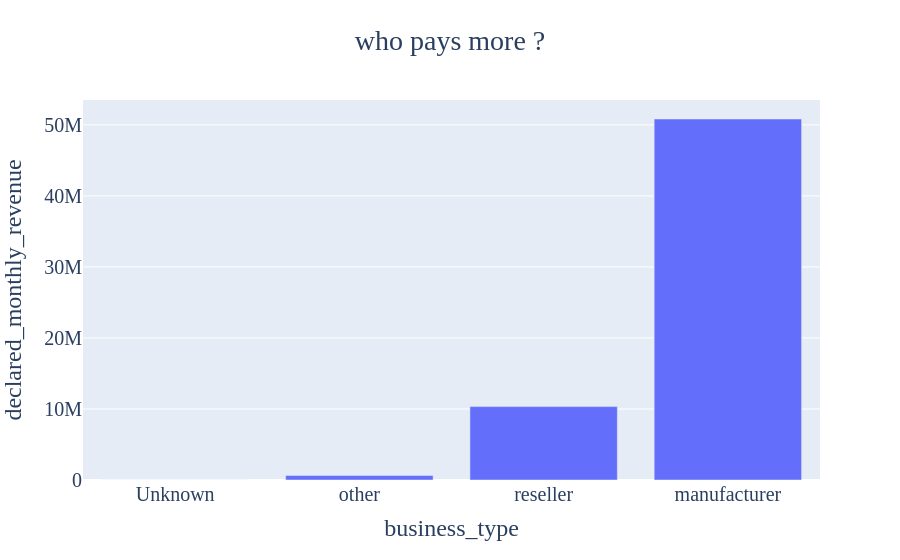

The cell this chart's notebook holds for it:
### Code cell
q9 = cd.groupby('business_type',as_index=False)['declared_monthly_revenue'].sum()\
            .sort_values(by='declared_monthly_revenue')

ex.bar(q9,x='business_type',y ='declared_monthly_revenue',
       title='who pays more ?').update_layout(title_x=0.5,font=dict(family="moon heavy",size=20,))

### Figure 1 — Plotly figure (JSON) as saved in the notebook; plotly's stock layout.template omitted (floating-point values rounded to 4 significant figures)
{"data": [{"alignmentgroup": "True", "hovertemplate": "business_type=%{x}<br>declared_monthly_revenue=%{y}<extra></extra>", "legendgroup": "", "marker": {"color": "#636efa", "pattern": {"shape": ""}}, "name": "", "offsetgroup": "", "orientation": "v", "showlegend": false, "textposition": "auto", "type": "bar", "x": ["Unknown", "other", "reseller", "manufacturer"], "xaxis": "x", "y": [0.0, 626000.0, 10330000.0, 50820000.0], "yaxis": "y"}], "layout": {"barmode": "relative", "font": {"family": "moon heavy", "size": 20}, "legend": {"tracegroupgap": 0}, "title": {"text": "who pays more ?", "x": 0.5}, "xaxis": {"anchor": "y", "domain": [0.0, 1.0], "title": {"text": "business_type"}}, "yaxis": {"anchor": "x", "domain": [0.0, 1.0], "title": {"text": "declared_monthly_revenue"}}}}
